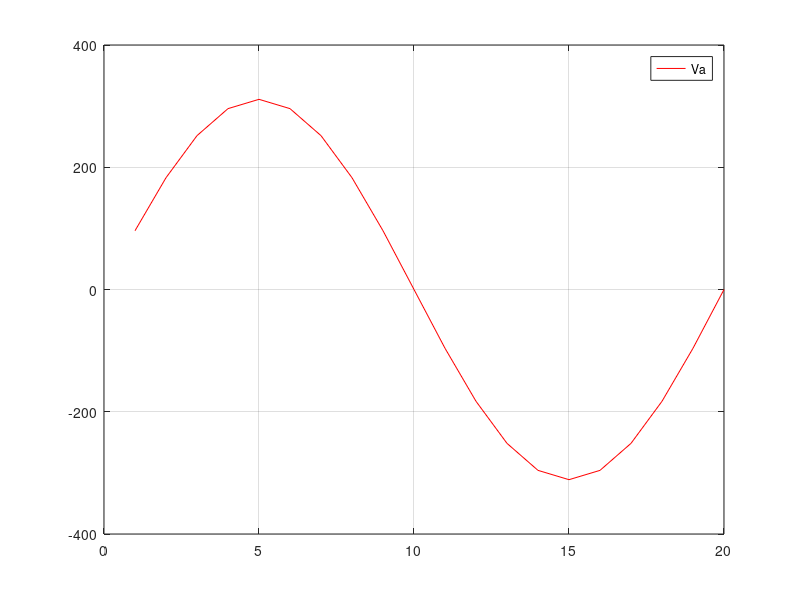

Recreate this plot in MATLAB.
clear all;
close all;
clc;

vm=220*sqrt(2);
ff=50; % temel frekans
fs=1000; % örnekleme frekansı
%t=1:1:((1/ff)/(1/fs));
t=1:1:(fs/ff);
for i=1:1:length(t)
    
   w(i)=2*pi*ff*i*(1/fs); 
   va(i)=vm*sin(w(i));
   %vb(i)=vm*sin(w(i)+alfa);
   %vc(i)=vm*sin(w(i)-alfa);
   

     
end
figure(1)
plot(t,va,'r');
hold on
grid on
legend ('Va');

